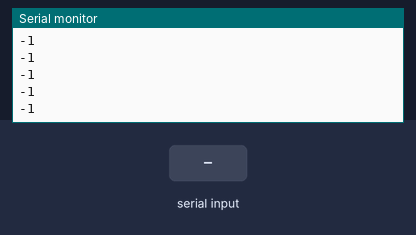
Recording of a sketch running on a simulated ESP8266 (NodeMCU). Parts: the last lines printed to the serial monitor. Inputs (shaded band) come from the test bench. WiFi joins after 1.5 s; servers stay silent unless stated; uploads are accepted with an empty reply.

Above: at 2.8 s.
2.9 s: "1" received over Serial
At 3.16 s:
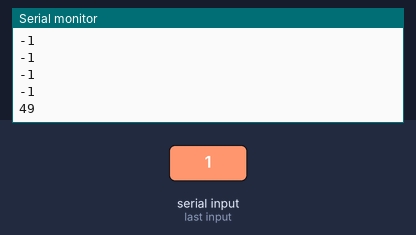
4.4 s: "0" received over the second serial link
5.9 s: "2" received over Serial
At 6.16 s:
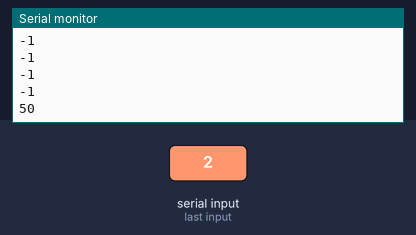
Timing chart, 0 to 8.9 s (numbered marks = the images above; inputs shaded):
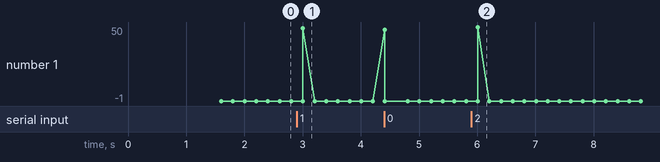

Measured:
- after the input at 2.9 s, the serial monitor: prints a new line after 0.11 s (image 1)
- after the input at 5.9 s, the serial monitor: prints a new line after 0.11 s (image 2)

The sketch:

fornodemcu.ino
```cpp
#include <ESP8266WiFi.h>
#include <ESP8266HTTPClient.h>
#include <SoftwareSerial.h>
#include <WiFiClient.h>
#include <SoftwareSerial.h>

WiFiClient wifiClient;

SoftwareSerial esp(D2,D3); //TX,RX
SoftwareSerial esp2(D5,D6); //TX,RX

const char* ssid = "CSLAB2GHZ";
const char* password = "cslabm606";


void setup() {
  // put your setup code here, to run once:
  Serial.begin(9600);
  esp.begin(9600);
  esp2.begin(9600);

  delay(100);

  WiFi.mode(WIFI_STA);
  WiFi.begin(ssid, password);
  while (WiFi.status( ) != WL_CONNECTED) {
    delay(500);
    Serial.print(".");
  }
  Serial.println("");
  Serial.print("Connected to ");
  Serial.println(ssid);
  Serial.print("IP address: ");
  Serial.println(WiFi.localIP( ));
}

void loop() {
  // put your main code here, to run repeatedly:
  int soju = Serial.read();
  int kkk = esp.read();
  int result = kkk;
  if(soju != -1) {
    result = 1 + kkk;
  }
  Serial.println(kkk);
  Serial.println(soju);
  Serial.println();
  delay(100);

   if (kkk != -1 && WiFi.status() == WL_CONNECTED) {    // WiFi가 연결되어 있을 경우 HTTP 접속
    HTTPClient http;  // HTTPClient 클래스의 오브섹트 선언
    http.begin(wifiClient, "http://220.69.209.111:8008/submit");
    http.addHeader("Content-Type", "application/json");
    int httpCode = http.POST("{\"helmet\":" + String(result) + "}");  // POST 실행

    if (httpCode > 0) { // 정상적으로 요청이 된 경우
      String payload = http.getString();   // 응답을 수신
      //Serial.println(payload);            // 수신된 응답 내용을 시리얼 통신을 통해 출력
    }
    http.end(); // HTTP 접속 종료
  }
  delay(100);
}
```
